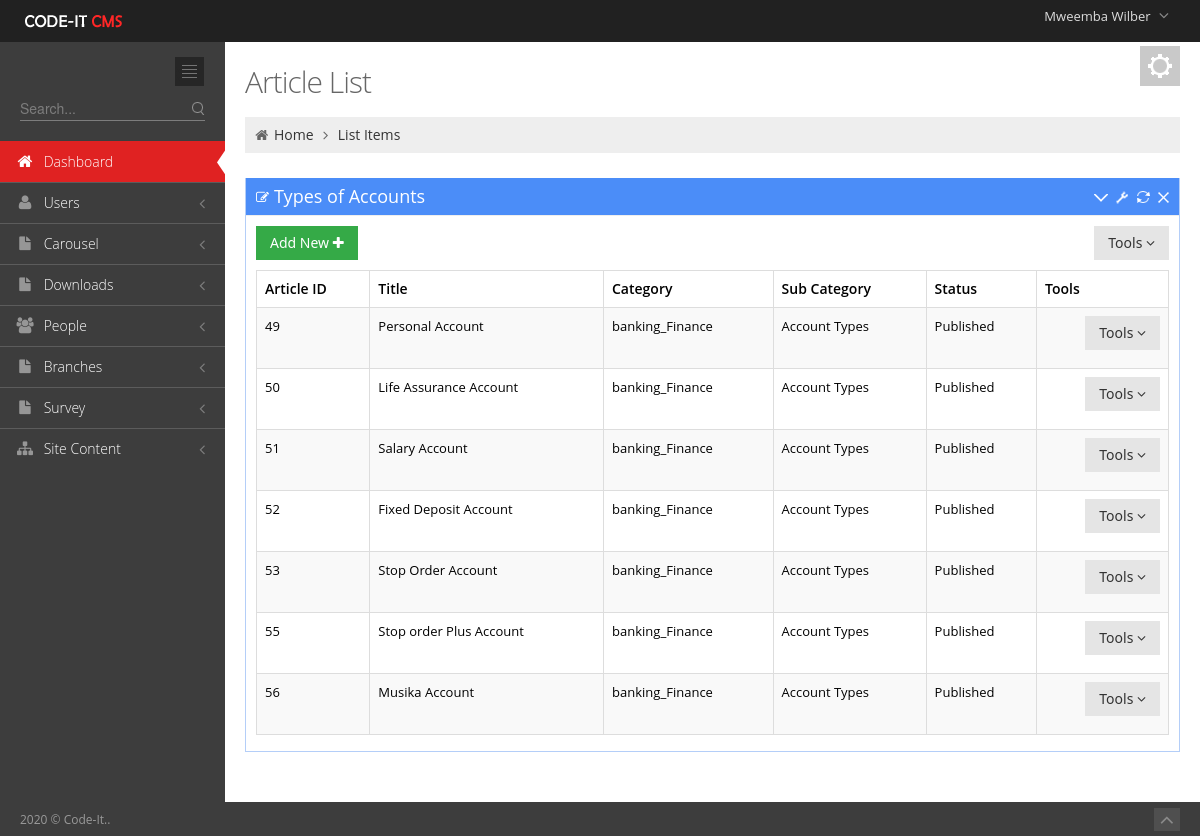
/Admin/ArticleListTypesAccount.php (signed in), run on an earlier commit of the app's database.
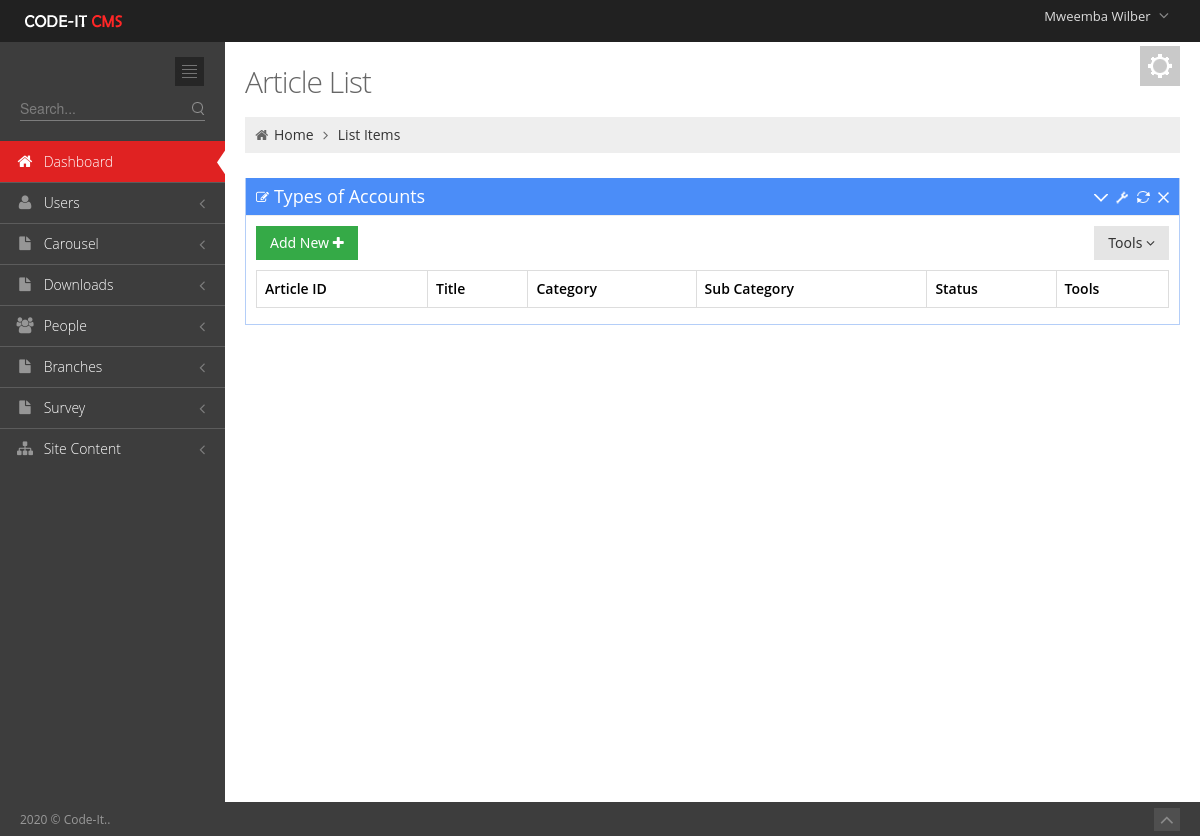
And on a later commit of the database.
### tables this page shows
CREATE TABLE `articles` (
  `article_id` int(11) NOT NULL,
  `At_Title` text NOT NULL,
  `At_content` longtext NOT NULL,
  `At_image` text NOT NULL,
  `At_sub_cat` int(11) NOT NULL,
  `At_category` int(11) NOT NULL,
  `At_status` text NOT NULL,
  `Document` text NOT NULL,
  `ytube` text NOT NULL
);

CREATE TABLE `at_categories` (
  `ID` int(11) NOT NULL,
  `Name` text NOT NULL
);

CREATE TABLE `sub_category` (
  `Sub_id` int(11) NOT NULL,
  `Sub_name` text NOT NULL,
  `Category_id` int(11) NOT NULL
);

### Admin/ArticleListTypesAccount.php (the view, shortened to what this page needs)
<?php include '../includes/sessions.php';?><!DOCTYPE html>
 <html lang="en">
<head>
	<link href="media/css/bootstrap.min.css" rel="stylesheet" type="text/css"/>
	<link href="media/css/bootstrap-responsive.min.css" rel="stylesheet" type="text/css"/>
	<link href="media/css/font-awesome.min.css" rel="stylesheet" type="text/css"/>
	<link href="media/css/style-metro.css" rel="stylesheet" type="text/css"/>
	<link href="media/css/style.css" rel="stylesheet" type="text/css"/>
	<link href="media/css/style-responsive.css" rel="stylesheet" type="text/css"/>
	<link href="media/css/default.css" rel="stylesheet" type="text/css" id="style_color"/>
	<link href="media/css/uniform.default.css" rel="stylesheet" type="text/css"/>
	<link rel="stylesheet" type="text/css" href="media/css/select2_metro.css" />
	<link rel="stylesheet" href="media/css/DT_bootstrap.css" />
</head>
<?php
include 'includes/header.php';
include 'includes/sidebar.php';
?>
		<div class="page-content">
			<div class="container-fluid">
				<div class="row-fluid">
					<div class="span12">
						<div class="color-panel hidden-phone">
							<div class="color-mode-icons icon-color"></div>
						</div>
						<h3 class="page-title">
							Article List
						</h3>
						<ul class="breadcrumb">
							<li>
								<i class="icon-home"></i>
								<a href="index.html">Home</a>
								<i class="icon-angle-right"></i>
							</li>
							<li><a href="#">List Items</a></li>
						</ul>
					</div>
				</div>
				<div class="row-fluid">
					<div class="span12">
						<div class="portlet box blue">
							<div class="portlet-title">
								<div class="caption"><i class="icon-edit"></i>Types of Accounts</div>
								<div class="tools">
									<a href="javascript:;" class="collapse"></a>
									<a href="#portlet-config" data-toggle="modal" class="config"></a>
									<a href="javascript:;" class="reload"></a>
									<a href="javascript:;" class="remove"></a>
								</div>
							</div>
							<div class="portlet-body">
								<div class="clearfix">
									<div class="btn-group">
										<a href="NewArticles.php"><button " class="btn green">
										Add New <i class="icon-plus"></i>
										</button></a>
									</div>
									<div class="btn-group pull-right">
										<button class="btn dropdown-toggle" data-toggle="dropdown">Tools <i class="icon-angle-down"></i>
										</button>
									</div>
								</div>
								<table class="table table-striped table-hover table-bordered" id="sample_editable_1">
									<thead>
										<tr>
											<th>Article ID</th>
											<th>Title</th>
											<th>Category</th>
											<th>Sub Category</th>
											<th>Status</th>
											<th>Tools</th>
										</tr>
									</thead>
									<tbody>
                                <?php
 $propertySQL="SELECT * FROM `articles`
 INNER JOIN `at_categories` ON `articles`.`At_category`=`at_categories`.`ID` INNER JOIN `sub_category` ON `sub_category`.`Sub_id`=`articles`.`At_sub_cat`  WHERE `At_sub_cat`='21' AND `article_id`!='201' ";
											$results=mysqli_query($conn,$propertySQL);
											while($row5=mysqli_fetch_array($results)){
            ?>
										<tr class="">
                                             <td><?php  echo $row5['article_id']; ?></td>
											<td><?php  echo $row5['At_Title']; ?></td>
											<td><?php  echo $row5['Name']; ?></td>
											<td><?php  echo $row5['Sub_name']; ?></td>
											<td><?php  echo $row5['At_status']; ?></td>
											<td><div class="btn-group pull-right">
										<button class="btn dropdown-toggle" data-toggle="dropdown">Tools <i class="icon-angle-down"></i>
										</button>
									</div></td>
										</tr>
									<?php } 		 ?>
									</tbody>
								</table>
							</div>
						</div>
					</div>
				</div>
			</div>
		</div>
	</div>
	<div class="footer">
		<div class="footer-inner">
			2020 &copy; Code-It..
		</div>
		<div class="footer-tools">
			<span class="go-top">
			<i class="icon-angle-up"></i>
			</span>
		</div>
	</div>
</body>
</html>

What changed in the data, as far as the page shows it:
no longer on this page (row edited): articles: article_id "49", At_Title "Personal Account", at_categories.Name "banking_Finance", sub_category.Sub_name "Account Types", At_status "Published"
removed articles: article_id "50", At_Title "Life Assurance Account", at_categories.Name "banking_Finance", sub_category.Sub_name "Account Types", At_status "Published"
no longer on this page (row edited): articles: article_id "51", At_Title "Salary Account", at_categories.Name "banking_Finance", sub_category.Sub_name "Account Types", At_status "Published"
no longer on this page (row edited): articles: article_id "52", At_Title "Fixed Deposit Account", at_categories.Name "banking_Finance", sub_category.Sub_name "Account Types", At_status "Published"
removed articles: article_id "53", At_Title "Stop Order Account", at_categories.Name "banking_Finance", sub_category.Sub_name "Account Types", At_status "Published"
removed articles: article_id "55", At_Title "Stop order Plus Account", at_categories.Name "banking_Finance", sub_category.Sub_name "Account Types", At_status "Published"
removed articles: article_id "56", At_Title "Musika Account", at_categories.Name "banking_Finance", sub_category.Sub_name "Account Types", At_status "Published"
